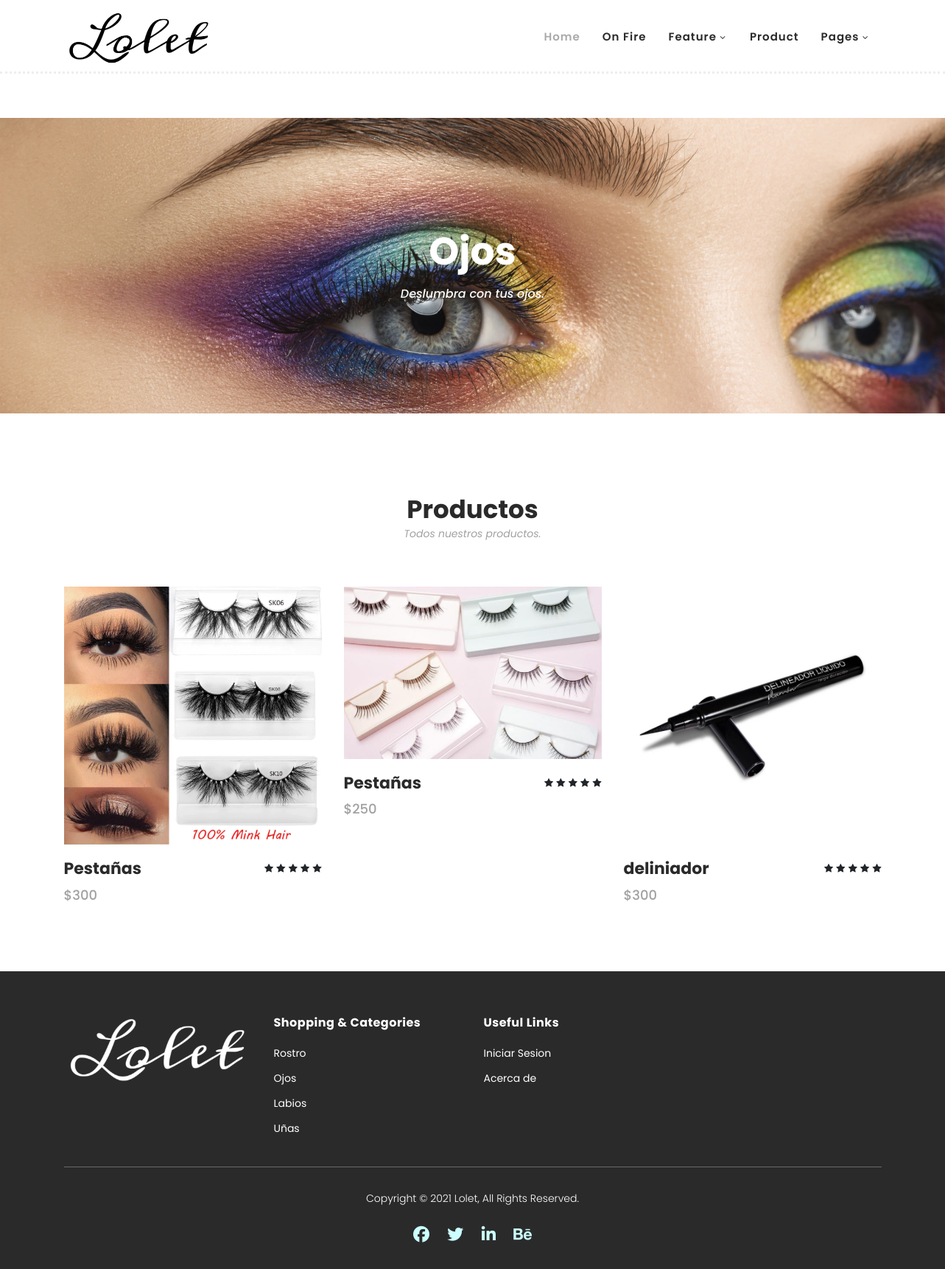
Page /ojos.php on the committed database.
### tables this page shows
CREATE TABLE `productos` (
  `id_producto` int(11) NOT NULL,
  `foto` varchar(100) NOT NULL,
  `articulo` varchar(50) NOT NULL,
  `categoria` varchar(100) NOT NULL,
  `precio` int(11) NOT NULL,
  `descripcion` varchar(100) NOT NULL
);

### ojos.php (the view, shortened to what this page needs)
<?php
require("head.php");
?>
<div class="page-heading kids-page" id="top">
    <div class="container">
        <div class="row">
            <div class="col-lg-12">
                <div class="inner-content">
                    <h2>Ojos</h2>
                    <span>Deslumbra con tus ojos.</span>
                </div>
            </div>
        </div>
    </div>
</div>
<section class="section" id="products">
    <div class="container">
        <div class="row">
            <div class="col-lg-12">
                <div class="section-heading">
                    <h2>Productos</h2>
                    <span>Todos nuestros productos.</span>
                </div>
            </div>
        </div>
    </div>
    <div class="container">
        <div class="row">
            <?php
            require("keys/conection.php");
            if ($conn) {
                $SELECT = "SELECT * FROM productos WHERE categoria = 'ojos' ORDER BY rand() LIMIT 3";
                $resultado = mysqli_query($conn, $SELECT);
                if ($resultado) {
                    while ($com = $resultado->fetch_array()) {
            ?>
                        <div class="col-lg-4">
                            <div class="item">
                                <div class="thumb">
                                    <img src=<?php echo $com['foto']; ?> alt="">
                                </div>
                                <div class="down-content">
                                    <h4><?php echo $com['articulo']; ?></h4>
                                    <span>$<?php echo $com['precio']; ?></span>
                                    <ul class="stars">
                                        <li><i class="fa fa-star"></i></li>
                                        <li><i class="fa fa-star"></i></li>
                                        <li><i class="fa fa-star"></i></li>
                                        <li><i class="fa fa-star"></i></li>
                                        <li><i class="fa fa-star"></i></li>
                                    </ul>
                                </div>
                            </div>
                        </div>
            <?php
                    }
                } else {
                    echo " se fue a la verga";
                }
            } else {
                echo "la coneccion fallo";
            }
            ?>
        </div>
    </div>
</section>
<?php
require("footer.php");
?>

### head.php (shortened to what this page needs)
<!DOCTYPE html>
<html lang="es">
<head>
    <link rel="stylesheet" href="https://kit.fontawesome.com/1528b45c37.css">
    <link rel="stylesheet" type="text/css" href="assets/css/bootstrap.min.css">
    <link rel="stylesheet" type="text/css" href="assets/css/font-awesome.css">
    <link rel="stylesheet" href="assets/css/templatemo-hexashop.css">
    <link rel="stylesheet" href="assets/css/owl-carousel.css">
    <link rel="stylesheet" href="assets/css/lightbox.css">
</head>
<body>
    <header class="header-area header-sticky">
        <div class="container">
            <div class="row">
                <div class="col-12">
                    <nav class="main-nav">
                        <a href="index.php" class="logo">
                            <img class="logo_img" src="assets/images/logo.png">
                        </a>
                        <ul class="nav">
                            <?php
                            if (isset($_SESSION['id'])) {
                            ?>
                                <li class="scroll-to-section"><a href="users.php" class="active">Home</a></li>
                            <?php
                            } else {
                            ?>
                                <li class="scroll-to-section"><a href="index.php" class="active">Home</a></li>
                            <?php
                            }
                            ?>
                            <li class="scroll-to-section"><a href="rostro.php">On Fire</a></li>
                            <li class="submenu">
                                <a href="javascript:;">Feature</a>
                            </li>
                            <li class="scroll-to-section"><a href="ojos.php">Product</a></li>
                            <li class="submenu">
                                <a href="javascript:;">Pages</a>
                            </li>
                        </ul>
                    </nav>
                </div>
            </div>
        </div>
    </header>

### footer.php (shortened to what this page needs)
<footer>
    <div class="container">
        <div class="row">
            <div class="col-lg-3">
                <div class="first-item">
                    <div class="logo">
                        <img class="footer_logo" src="assets/images/white-logo.png" alt="hexashop ecommerce templatemo">
                    </div>
                </div>
            </div>
            <div class="col-lg-3">
                <h4>Shopping &amp; Categories</h4>
                <ul>
                    <li><a href="rostro.php">Rostro</a></li>
                    <li><a href="ojos.php">Ojos</a></li>
                    <li><a href="labios.php">Labios</a></li>
                    <li><a href="esmalte.php">Uñas</a></li>
                </ul>
            </div>
            <div class="col-lg-3">
                <h4>Useful Links</h4>
                <ul>
                    <?php
                    if (isset($_SESSION['id'])) {
                    ?>
                        <li><a href="keys/logout.php">Cerrar Sesion</a></li>
                        <li><a href="agregar.php">Agregar Productos</a></li>
                        <li><a href="ventas.php">Ventas</a></li>
                    <?php
                    } else {
                    ?>
                        <li><a href="login.php">Iniciar Sesion</a></li>
                    <?php
                    }
                    ?>
                    <li><a href="about.php">Acerca de</a></li>
                </ul>
            </div>
            <div class="col-lg-12">
                <div class="under-footer">
                    <p>Copyright © 2021 Lolet, All Rights Reserved.
                    </p>
                    <ul>
                        <li><a href="#"><i class="fa fa-facebook"></i></a></li>
                        <li><a href="#"><i class="fa fa-twitter"></i></a></li>
                        <li><a href="#"><i class="fa fa-linkedin"></i></a></li>
                        <li><a href="#"><i class="fa fa-behance"></i></a></li>
                    </ul>
                </div>
            </div>
        </div>
    </div>
</footer>
</body>
</html>

### head.php (style rules this page uses)
.logo_img { width: 200px; }

### footer.php (style rules this page uses)
.footer_logo { width: 250px; }

### rows in the picture
productos: foto (picture), articulo "Pestañas", precio "300"
productos: foto (picture), articulo "Pestañas", precio "250"
productos: foto (picture), articulo "deliniador", precio "300"
